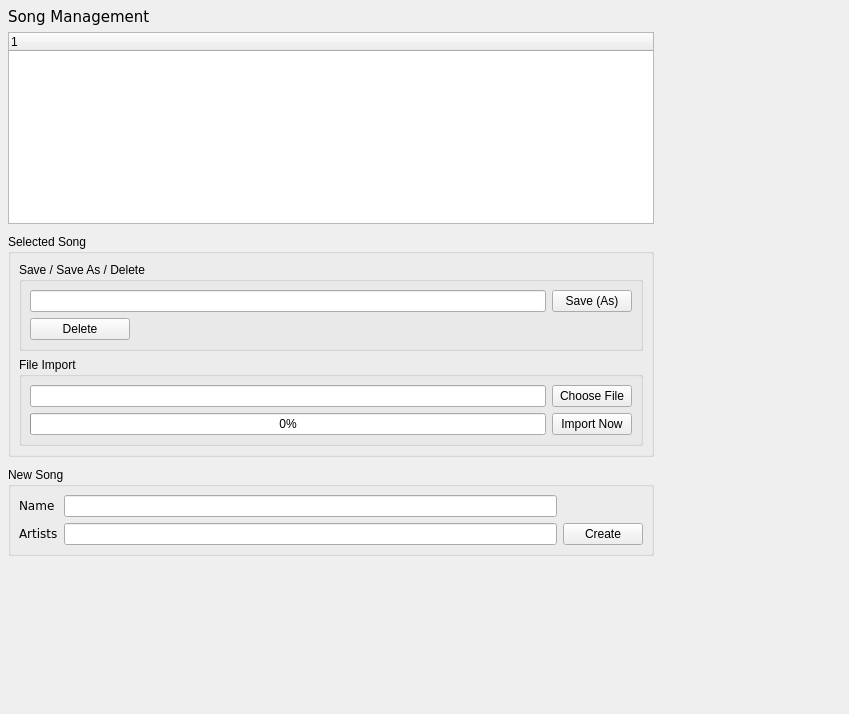
<ui version="4.0" >
 <author></author>
 <comment></comment>
 <exportmacro></exportmacro>
 <class>SongManagerWidget</class>
 <widget class="QWidget" name="SongManagerWidget" >
  <property name="geometry" >
   <rect>
    <x>0</x>
    <y>0</y>
    <width>849</width>
    <height>714</height>
   </rect>
  </property>
  <property name="windowTitle" >
   <string>Form</string>
  </property>
  <layout class="QGridLayout" >
   <property name="margin" >
    <number>8</number>
   </property>
   <property name="spacing" >
    <number>6</number>
   </property>
   <item row="1" column="0" >
    <layout class="QVBoxLayout" >
     <property name="margin" >
      <number>0</number>
     </property>
     <property name="spacing" >
      <number>10</number>
     </property>
     <item>
      <widget class="QTreeWidget" name="treeSongWidget" >
       <property name="sizePolicy" >
        <sizepolicy>
         <hsizetype>7</hsizetype>
         <vsizetype>7</vsizetype>
         <horstretch>10</horstretch>
         <verstretch>0</verstretch>
        </sizepolicy>
       </property>
      </widget>
     </item>
     <item>
      <widget class="QGroupBox" name="groupBox" >
       <property name="title" >
        <string>Selected Song</string>
       </property>
       <layout class="QVBoxLayout" >
        <property name="margin" >
         <number>8</number>
        </property>
        <property name="spacing" >
         <number>6</number>
        </property>
        <item>
         <widget class="QGroupBox" name="groupBox_4" >
          <property name="title" >
           <string>Save / Save As / Delete</string>
          </property>
          <layout class="QGridLayout" >
           <property name="margin" >
            <number>8</number>
           </property>
           <property name="spacing" >
            <number>6</number>
           </property>
           <item row="1" column="0" >
            <widget class="QPushButton" name="deleteSongButton" >
             <property name="maximumSize" >
              <size>
               <width>100</width>
               <height>16777215</height>
              </size>
             </property>
             <property name="text" >
              <string>Delete</string>
             </property>
            </widget>
           </item>
           <item row="0" column="0" >
            <widget class="QLineEdit" name="selectedSongName" >
             <property name="minimumSize" >
              <size>
               <width>0</width>
               <height>0</height>
              </size>
             </property>
            </widget>
           </item>
           <item row="0" column="1" >
            <widget class="QPushButton" name="saveSongButton" >
             <property name="text" >
              <string>Save (As)</string>
             </property>
            </widget>
           </item>
          </layout>
         </widget>
        </item>
        <item>
         <widget class="QGroupBox" name="groupBox_3" >
          <property name="title" >
           <string>File Import</string>
          </property>
          <layout class="QGridLayout" >
           <property name="margin" >
            <number>8</number>
           </property>
           <property name="spacing" >
            <number>6</number>
           </property>
           <item row="1" column="0" >
            <widget class="QProgressBar" name="importProgressBar" >
             <property name="value" >
              <number>0</number>
             </property>
            </widget>
           </item>
           <item row="0" column="1" >
            <widget class="QPushButton" name="chooseFileButton" >
             <property name="text" >
              <string>Choose File</string>
             </property>
            </widget>
           </item>
           <item row="1" column="1" >
            <widget class="QPushButton" name="importFileButton" >
             <property name="text" >
              <string>Import Now</string>
             </property>
            </widget>
           </item>
           <item row="0" column="0" >
            <widget class="QLineEdit" name="importFileName" />
           </item>
          </layout>
         </widget>
        </item>
       </layout>
      </widget>
     </item>
     <item>
      <widget class="QGroupBox" name="groupBox_2" >
       <property name="title" >
        <string>New Song</string>
       </property>
       <layout class="QGridLayout" >
        <property name="margin" >
         <number>8</number>
        </property>
        <property name="spacing" >
         <number>6</number>
        </property>
        <item row="1" column="1" >
         <widget class="QLineEdit" name="newSongArtistsName_2_2_2_2_2_2" >
          <property name="minimumSize" >
           <size>
            <width>260</width>
            <height>0</height>
           </size>
          </property>
         </widget>
        </item>
        <item row="0" column="0" >
         <widget class="QLabel" name="label_3_2_2_2_2_2" >
          <property name="text" >
           <string>&lt;html>&lt;head>&lt;meta name=&quot;qrichtext&quot; content=&quot;1&quot; />&lt;/head>&lt;body style=&quot; white-space: pre-wrap; font-family:Bitstream Vera Sans; font-weight:400; font-style:normal; text-decoration:none;&quot;>&lt;p style=&quot; margin-top:0px; margin-bottom:0px; margin-left:0px; margin-right:0px; -qt-block-indent:0; text-indent:0px;&quot;>Name&lt;/p>&lt;/body>&lt;/html></string>
          </property>
         </widget>
        </item>
        <item row="1" column="0" >
         <widget class="QLabel" name="label_2_2_2_2_2_2_2" >
          <property name="text" >
           <string>&lt;html>&lt;head>&lt;meta name=&quot;qrichtext&quot; content=&quot;1&quot; />&lt;/head>&lt;body style=&quot; white-space: pre-wrap; font-family:Bitstream Vera Sans; font-weight:400; font-style:normal; text-decoration:none;&quot;>&lt;p style=&quot; margin-top:0px; margin-bottom:0px; margin-left:0px; margin-right:0px; -qt-block-indent:0; text-indent:0px;&quot;>Artists&lt;/p>&lt;/body>&lt;/html></string>
          </property>
         </widget>
        </item>
        <item row="0" column="1" >
         <widget class="QLineEdit" name="newSongName_2_2_2_2_2_2" />
        </item>
        <item row="1" column="2" colspan="2" >
         <widget class="QPushButton" name="createSongButton" >
          <property name="text" >
           <string>Create</string>
          </property>
         </widget>
        </item>
       </layout>
      </widget>
     </item>
    </layout>
   </item>
   <item rowspan="2" row="0" column="1" >
    <spacer>
     <property name="orientation" >
      <enum>Qt::Horizontal</enum>
     </property>
     <property name="sizeType" >
      <enum>QSizePolicy::Expanding</enum>
     </property>
     <property name="sizeHint" >
      <size>
       <width>51</width>
       <height>523</height>
      </size>
     </property>
    </spacer>
   </item>
   <item row="2" column="0" >
    <spacer>
     <property name="orientation" >
      <enum>Qt::Vertical</enum>
     </property>
     <property name="sizeType" >
      <enum>QSizePolicy::Expanding</enum>
     </property>
     <property name="sizeHint" >
      <size>
       <width>646</width>
       <height>20</height>
      </size>
     </property>
    </spacer>
   </item>
   <item row="0" column="0" >
    <widget class="QLabel" name="label_4" >
     <property name="text" >
      <string>&lt;html>&lt;head>&lt;meta name=&quot;qrichtext&quot; content=&quot;1&quot; />&lt;/head>&lt;body style=&quot; white-space: pre-wrap; font-family:Bitstream Vera Sans; font-weight:400; font-style:normal; text-decoration:none;&quot;>&lt;p style=&quot; margin-top:0px; margin-bottom:0px; margin-left:0px; margin-right:0px; -qt-block-indent:0; text-indent:0px;&quot;>&lt;span style=&quot; font-size:11pt;&quot;>Song Management&lt;/span>&lt;/p>&lt;/body>&lt;/html></string>
     </property>
    </widget>
   </item>
  </layout>
  <widget class="QWidget" name="widget" >
   <property name="geometry" >
    <rect>
     <x>0</x>
     <y>0</y>
     <width>100</width>
     <height>30</height>
    </rect>
   </property>
  </widget>
  <widget class="QWidget" name="widget_2" >
   <property name="geometry" >
    <rect>
     <x>0</x>
     <y>0</y>
     <width>100</width>
     <height>30</height>
    </rect>
   </property>
  </widget>
  <widget class="QWidget" name="widget_3" >
   <property name="geometry" >
    <rect>
     <x>9</x>
     <y>35</y>
     <width>646</width>
     <height>398</height>
    </rect>
   </property>
  </widget>
 </widget>
 <pixmapfunction></pixmapfunction>
 <tabstops>
  <tabstop>treeSongWidget</tabstop>
  <tabstop>selectedSongName</tabstop>
  <tabstop>saveSongButton</tabstop>
  <tabstop>deleteSongButton</tabstop>
  <tabstop>importFileName</tabstop>
  <tabstop>chooseFileButton</tabstop>
  <tabstop>importFileButton</tabstop>
  <tabstop>newSongName_2_2_2_2_2_2</tabstop>
  <tabstop>newSongArtistsName_2_2_2_2_2_2</tabstop>
  <tabstop>createSongButton</tabstop>
 </tabstops>
 <resources/>
 <connections>
  <connection>
   <sender>selectedSongName</sender>
   <signal>returnPressed()</signal>
   <receiver>saveSongButton</receiver>
   <slot>animateClick()</slot>
   <hints>
    <hint type="sourcelabel" >
     <x>194</x>
     <y>318</y>
    </hint>
    <hint type="destinationlabel" >
     <x>631</x>
     <y>319</y>
    </hint>
   </hints>
  </connection>
  <connection>
   <sender>importFileName</sender>
   <signal>returnPressed()</signal>
   <receiver>importFileButton</receiver>
   <slot>animateClick()</slot>
   <hints>
    <hint type="sourcelabel" >
     <x>372</x>
     <y>412</y>
    </hint>
    <hint type="destinationlabel" >
     <x>572</x>
     <y>444</y>
    </hint>
   </hints>
  </connection>
  <connection>
   <sender>newSongName_2_2_2_2_2_2</sender>
   <signal>returnPressed()</signal>
   <receiver>createSongButton</receiver>
   <slot>animateClick()</slot>
   <hints>
    <hint type="sourcelabel" >
     <x>464</x>
     <y>529</y>
    </hint>
    <hint type="destinationlabel" >
     <x>613</x>
     <y>556</y>
    </hint>
   </hints>
  </connection>
  <connection>
   <sender>newSongArtistsName_2_2_2_2_2_2</sender>
   <signal>returnPressed()</signal>
   <receiver>createSongButton</receiver>
   <slot>animateClick()</slot>
   <hints>
    <hint type="sourcelabel" >
     <x>482</x>
     <y>555</y>
    </hint>
    <hint type="destinationlabel" >
     <x>575</x>
     <y>561</y>
    </hint>
   </hints>
  </connection>
 </connections>
</ui>
